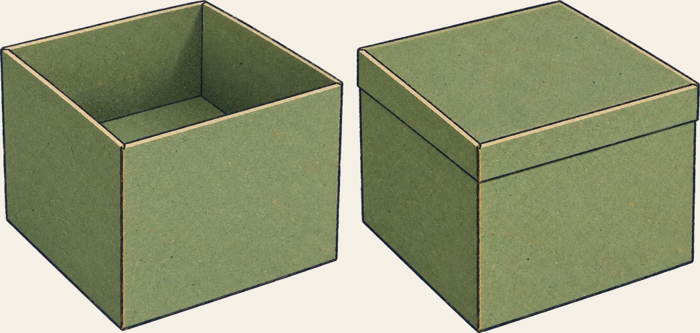
#> input picture art/box-compare.png, 700 x 333 px
$ python art.py key ../art/box-compare.png out.png
#> lines starting #> are read from the running program, lines starting #| are printed output that depends on the picture
"""Turn raw gpt-image-2 renders into web assets.

    python scripts/art.py key  <in.png> <out.webp> [--size 512]   magenta background -> alpha, trimmed
    python scripts/art.py fit  <in.png> <out.webp> --width 1600    resize + compress an opaque image

Sprites are drawn on flat #FF00FF because the image tool returns no alpha;
the key below removes it with a soft edge and pulls magenta spill out of the
anti-aliased rim.
"""

import argparse

from PIL import Image


def key(src: str, dst: str, size: int) -> None:
#> called with src = '../art/box-compare.png', dst = 'out.png', size = 512
    im = Image.open(src).convert("RGBA")
#> im is the input picture: PIL image 700x333 RGBA; mean R, G, B, A 150.1, 156.1, 123.9, 255
    px = im.load()
    w, h = im.size
#> w = 700; h = 333
    for y in range(h):
        for x in range(w):
            r, g, b, _ = px[x, y]
            # How magenta is this pixel: high red and blue, low green.
            m = min(r, b) - g
            if m > 90:
                px[x, y] = (r, g, b, 0)
            elif m > 30:
                a = int(255 * (90 - m) / 60)
                # Remove the magenta cast from the fringe.
                px[x, y] = (min(r, g + 40), g, min(b, g + 40), a)
    bbox = im.getbbox()
#> bbox = (0, 0, 700, 333)
    if bbox:
        im = im.crop(bbox)
    im.thumbnail((size, size), Image.LANCZOS)
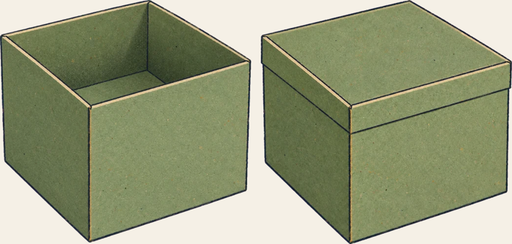
#> im: PIL image 512x244 RGBA; mean R, G, B, A 150.1, 156.1, 123.9, 255
    im.save(dst, "WEBP", quality=88, method=6)


def resize(src: str, dst: str, width: int) -> None:
    im = Image.open(src).convert("RGB")
    if im.width > width:
        im = im.resize((width, round(im.height * width / im.width)), Image.LANCZOS)
    im.save(dst, "WEBP", quality=80, method=6)


if __name__ == "__main__":
    p = argparse.ArgumentParser()
    p.add_argument("mode", choices=["key", "fit"])
    p.add_argument("src")
    p.add_argument("dst")
    p.add_argument("--size", type=int, default=512)
    p.add_argument("--width", type=int, default=1600)
    a = p.parse_args()
    if a.mode == "key":
        key(a.src, a.dst, a.size)
    else:
        resize(a.src, a.dst, a.width)
    print(a.dst)

$ run again, on art/cafe-pair.png
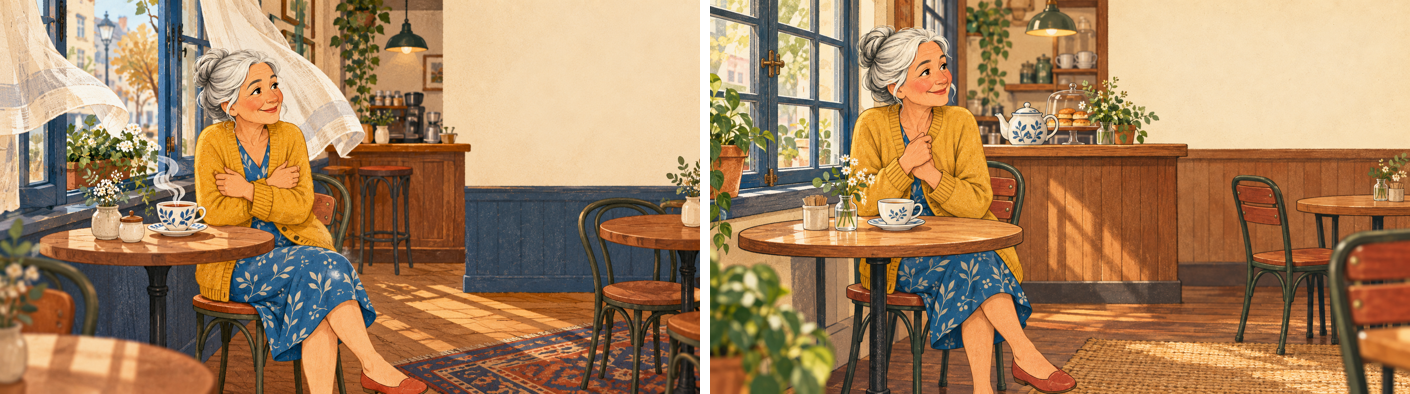
#> input picture art/cafe-pair.png, 1410 x 394 px
#> bbox = (0, 0, 1410, 394)
#> in key, `im.thumbnail((size, size), Image.LANCZOS)`:
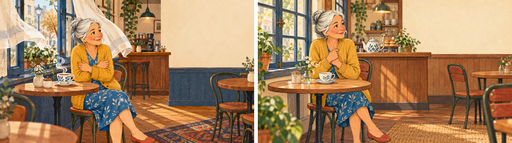
#> im: PIL image 512x143 RGBA; mean R, G, B, A 165.4, 130.9, 95.6, 255
